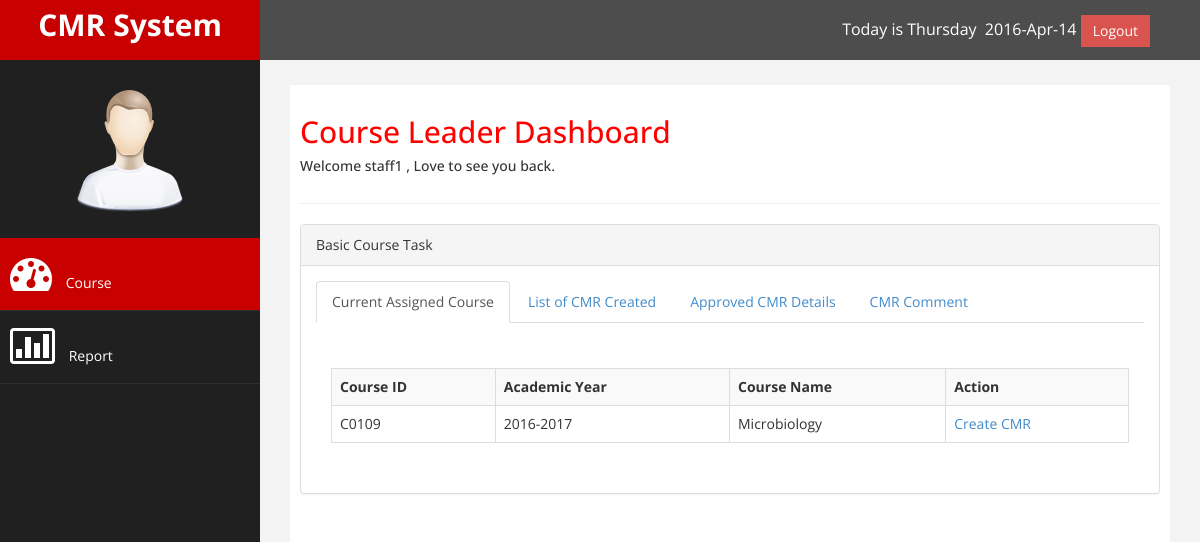
The page /staffcl_home.php (signed in) on the database its author committed.
### tables this page shows
CREATE TABLE IF NOT EXISTS `assigntbl` (
  `assignid` int(11) NOT NULL AUTO_INCREMENT,
  `courseid` varchar(50) DEFAULT NULL,
  `academicyear` varchar(50) NOT NULL,
  `courseleader` int(50) DEFAULT NULL,
  `coursemoderator` int(50) DEFAULT NULL,
  PRIMARY KEY (`assignid`),
  KEY `course_fka` (`courseid`),
  KEY `userfk_cl` (`courseleader`),
  KEY `userfk_cm` (`coursemoderator`),
  KEY `academicyear` (`academicyear`)
);

CREATE TABLE IF NOT EXISTS `academicyear` (
  `acyearID` int(11) NOT NULL AUTO_INCREMENT,
  `Year` varchar(50) NOT NULL,
  PRIMARY KEY (`acyearID`)
);

CREATE TABLE IF NOT EXISTS `coursestbl` (
  `courseID` varchar(5) NOT NULL,
  `Name` varchar(50) NOT NULL,
  `Description` varchar(250) NOT NULL,
  `Aim` text NOT NULL,
  `FacultyID` int(11) DEFAULT NULL,
  PRIMARY KEY (`courseID`),
  UNIQUE KEY `courseID` (`courseID`),
  KEY `fac_fk` (`FacultyID`)
);

### staffcl_home.php (the view, shortened to what this page needs)
<?php
    include("connect.php");
	$uid = $_SESSION['sess_user_id'] ;
?>
<!DOCTYPE html>
<html xmlns="http://www.w3.org/1999/xhtml">
<head>
    <link href="assets/css/bootstrap.css" rel="stylesheet" />
    <link href="assets/css/font-awesome.css" rel="stylesheet" />
    <link href="assets/js/morris/morris-0.4.3.min.css" rel="stylesheet" />
    <link href="assets/css/custom.css" rel="stylesheet" />
</head>
<body>
    <div id="wrapper">
        <nav class="navbar navbar-default navbar-cls-top " role="navigation" style="margin-bottom: 0">
            <div class="navbar-header">
                <a class="navbar-brand" href="index.html">CMR System</a>
            </div>
  <div style="color: white; padding: 15px 50px 5px 50px;float: right;font-size: 16px;"><?php
echo "Today is " . date("l"); echo "&nbsp;&nbsp;". date("Y-M-d") ;
?>
  <a href="logout.php" class="btn btn-danger square-btn-adjust">Logout</a> </div>
        </nav>
                <nav class="navbar-default navbar-side" role="navigation">
            <div class="sidebar-collapse">
                <ul class="nav" id="main-menu">
				<img src="assets/img/find_user.png" class="user-image img-responsive"/>
                    <li>
                        <a class="active-menu" href="staffcl_home.php"><i class="fa fa-dashboard fa-3x"></i>  Course</a>
                    </li>
<li  >
                        <a   href="report.php" target="_blank"><i class="fa fa-bar-chart-o fa-3x"></i> Report</a>
                    </li>
                </ul>
            </div>
        </nav>
        <div id="page-wrapper" >
            <div id="page-inner">
                <div class="row">
                    <div class="col-md-12">
                     <h2>Course Leader Dashboard</h2>
                        <h5>Welcome <?php echo $_SESSION['sess_username'];?> , Love to see you back. </h5>
                    </div>
                </div>
                  <hr />
            <div class="row">
                <div class="col-md-12 col-sm-6">
                    <div class="panel panel-default">
                        <div class="panel-heading">
                            Basic Course Task
                        </div>
                        <div class="panel-body">
                            <ul class="nav nav-tabs">
                                <li class="active"><a href="#currentcourse" data-toggle="tab">Current Assigned Course</a>
                                </li>
								<li><a href="#currentcoursecmr" data-toggle="tab">List of CMR Created</a>
                                </li>
                                <li class=""><a href="#prevcourses" data-toggle="tab">Approved CMR Details</a>
                                </li>
								<li class=""><a href="#cmrcomment" data-toggle="tab">CMR Comment</a>
                                </li>
                            </ul>
                            <div class="tab-content">
                                <div class="tab-pane fade active in" id="currentcourse">
                                    <p></p>
									<div class="panel-body">
                            <div class="table-responsive">
											<?php
											$sql = "SELECT a.assignid, a.courseid,y.year,c.name FROM assigntbl a ,academicyear y , coursestbl c where a.courseid = c.courseid  and a.courseleader = $uid and a.academicyear = y.acyearid and a.academicyear = (SELECT acyearid FROM academicyear ORDER BY year DESC LIMIT 1)and a.assignid  not in (select distinct assignid from cmrtbl)";
												$result = $conn->query($sql) or trigger_error($conn->error);
												if ($result->num_rows > 0) {
												  echo "<table class='table table-striped table-bordered table-hover'>
									 <tr><th>Course ID</th><th>Academic Year</th><th>Course Name</th><th>Action</th></tr>";
												 while($row = $result->fetch_assoc()) {
													 echo "<tr>
													 <td>" . $row['courseid']. "</td>
										 <td>" . $row['year']. "</td>
										 <td>" . $row['name']. "</td>
										 <td>" .'<a href="createcmr.php?id=' . $row['assignid'] . '" target="_blank">Create CMR</a>'. "</td>
										 </tr>";
												 }
												 echo "</table>";
												} else {
													 echo "0 results";
												}
										?>
					</div>
				</div>
                                </div>
                    </div>
                </div>
				</div>
                </div>
			</div>
            </div>
        </div>
</body>
</html>

### assets/css/custom.css (style rules this page uses)
body { font-family: 'Open Sans', sans-serif; }
#wrapper { width: 100%; background:#202020; }
#page-wrapper { padding: 15px 15px; min-height: 600px; background:#F3F3F3; }
#page-inner { width:100%; margin:10px 20px 10px 0px; background-color:#fff!important; padding:10px; min-height:1200px; }
h2 { color: #f00; }
.square-btn-adjust { border: 0px solid transparent; -webkit-border-radius: 0px; -moz-border-radius: 0px; border-radius: 0px; }
p { font-size:16px; line-height:25px; padding-top:20px; }
.user-image { margin: 25px auto; -webkit-border-radius: 10px; -moz-border-radius: 10px; border-radius: 10px; max-height:170px; max-width:170px; }
.navbar-cls-top .navbar-brand { color: #fff; background: #C90000; width: 260px; text-align: center; height: 60px; font-size: 30px; font-weight: 700; }
.active-menu { background-color:#C90000!important; }
.sidebar-collapse , .sidebar-collapse .nav { background:none; }
.sidebar-collapse .nav { padding:0; }
.sidebar-collapse .nav > li > a { color:#fff; background:#202020; text-shadow:none; }
.sidebar-collapse > .nav > li > a { padding:15px 10px; }
.sidebar-collapse > .nav > li { border-bottom: 1px solid rgba(107, 108, 109, 0.19); }
.navbar-side { border:none; background-color: #202020; }
.navbar-cls-top { background:#4D4D4D; border-bottom:none; }
.navbar-default { border:0px solid black; }
.navbar-header { background: #A70303; }
.nav > li > a > i { margin-right:10px; }
@media (min-width:768px) { #page-wrapper { margin: 0 0 0 260px; padding: 15px 30px; min-height: 1200px; } }
@media (min-width:768px) { .navbar-side { z-index: 1; position: absolute; width: 260px; } }
@media (min-width:768px) { .navbar { border-radius: 0px; } }

### rows shown on the page
assigntbl: courseid "C0109", academicyear.Year "2016-2017", courseid.Name "Microbiology"

### other values the page prints
$_SESSION['sess_username'] "staff1"
